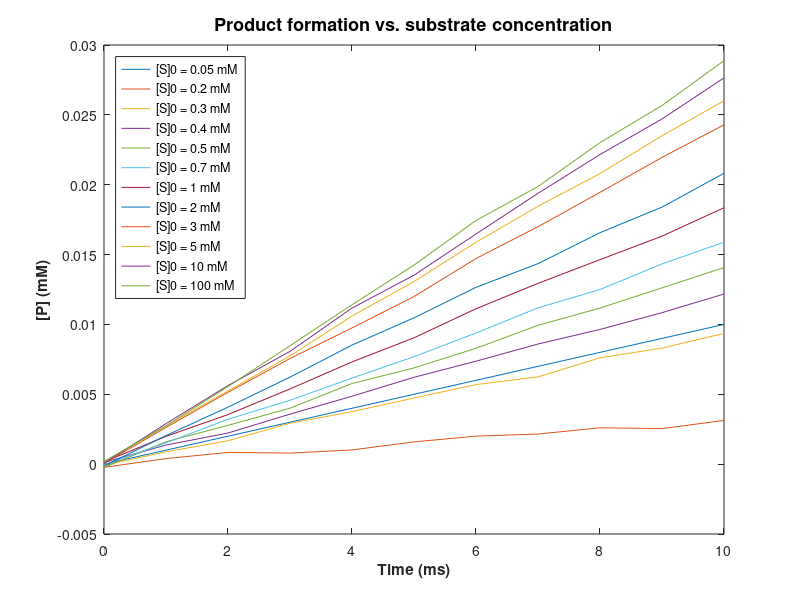
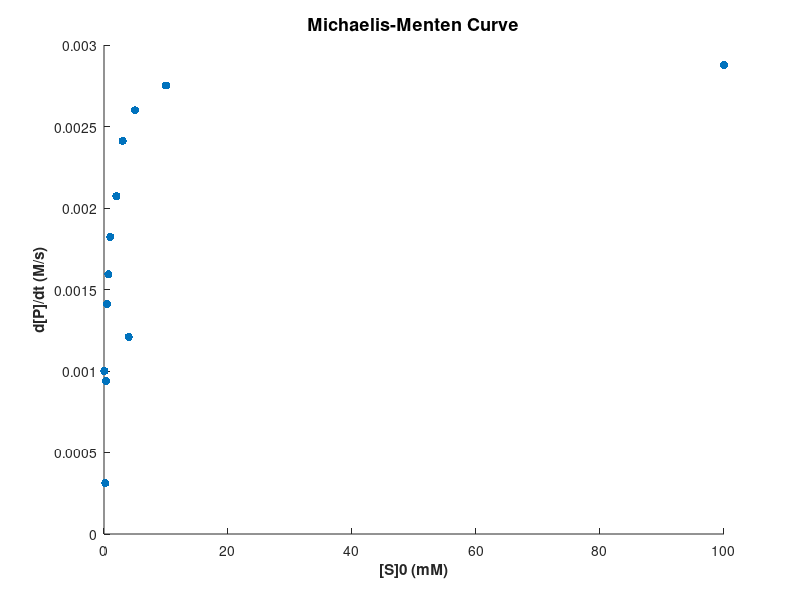

These charts were generated, in order, by the following MATLAB code: (Note: this script raises an error after producing the figures.)
%Computer Assignment 2
%Question 1 
%Name: Michelle Uchenik

%part 1
%Modeling Michaelis-Menten kinetics	for	alcohol	dehydrogenase

%import data
data1 = load('data_1.mat');
data1 = data1.data;

times = 1000*data1(:,1);%convert to ms for clarity
s0 = [0.05 0.2 0.3 04 0.5 0.7 1 2 3 5 10 100]';
% Assume [S] remains constant

N = length(s0);

f1 = figure;
for i=1:N
    pt = data1(:,i);
    plot(times,pt);
    hold on;
end

L1 = "[S]0 = 0.05 mM";
L2 = "[S]0 = 0.2 mM";
L3 = "[S]0 = 0.3 mM";
L4 = "[S]0 = 0.4 mM";
L5 = "[S]0 = 0.5 mM";
L6 = "[S]0 = 0.7 mM";
L7 = "[S]0 = 1 mM";
L8 = "[S]0 = 2 mM";
L9 = "[S]0 = 3 mM";
L10 = "[S]0 = 5 mM";
L11 = "[S]0 = 10 mM";
L12 = "[S]0 = 100 mM";

legend({L1, L2, L3, L4, L5, L6, L7, L8, L9, L10, L11, L12},'Location','northwest');
title('Product formation vs. substrate concentration','FontSize',13,'FontWeight','bold');
xlabel('Time (ms)','FontSize',11,'FontWeight','bold');
ylabel('[P] (mM)','FontSize',11,'FontWeight','bold');

%part 2
f2 = figure;
dp_dt = zeros(N,1);
for i=1:N
    pt = data1(:,i);
    mb = polyfit(times,pt,1);
    dp_dt(i) = mb(1);
end

%plot(s0,dp_dt);
%hold on;
scatter(s0,dp_dt,'filled');
hold on;

title('Michaelis-Menten Curve','FontSize',13,'FontWeight','bold');
xlabel('[S]0 (mM)','FontSize',11,'FontWeight','bold');
ylabel('d[P]/dt (M/s)','FontSize',11,'FontWeight','bold');

%part 3
[vmax,vmax_i] = max(dp_dt);
s0_max = s0(vmax_i);
half_vmax = vmax/2;

%loop to verify the value for km
bestfit = [];
for x = 1:N
   bestfit(x) = abs(dp_dt(x) - half_vmax);
end
[close_v,close_i]=min(bestfit); %find the value and index of s0 that led
%to the value of v closest to vmax/2
bestfit(close_i) = 100000*close_v;
[sec_v,sec_i]=min(bestfit);
%find the next closest point
x1 = s0(close_i);
x2 = s0(sec_i);
y1 = dp_dt(close_i);
y2 = dp_dt(sec_i);

%use a linear approximation to calculate km
m = (y2-y1)/(x2-x1);
b = y1 - (m*x1);
km = (half_vmax - b)/m;

xmax = linspace(0,100);
ymax = vmax; %plot the asymptote
line(xmax,ymax);
hold on;
text(s0_max,vmax,'Vmax, asymptote')
hold on;
plot(km,half_vmax,'r*'); %mark km
hold on;
text(km,half_vmax,'(Km, Vmax/2)')
hold on;

%part 4

%we know that vmax = k2*[E]0, because v = dp/dt = k2[ES] and this 
%term's maximum occurs when all of [E] is in the form of [ES]

E0 = 0.001; %mM
%Vmax is in M/s
k2 = vmax / E0; %1/ms

%part 5

%Km = (K-1+K2)/K1, Can solve for K1 if K1  = K-1

k1 = k2/(km-1);

%adjust for units (this is a guess to make k1 nonzero)
%k1 = k2/(km-(1/1000));

%another potential option:
%k1 = k2/((km*1000)-1);

%graph the curve to see how it fits with the points
f3 = figure;

%scatter(s0,dp_dt,'filled');
%hold on;


%part 6


S0  = 0.3;
ES0 = 0;
P0  = 0;
%t_end = 100;% end time to evaluate over
t_end = 1;
t1 = [0 t_end]; % time range for the ODE solver
IC  = [ E0 S0 ES0 P0 ]; % initial conditions to input into ODE solver
[T,Y] =ode15s(@CalcDerivs,t1,IC);


S1 = "[S]0 = 0.05 mM";
S2 = "[S]0 = 0.2 mM";
S3 = "[S]0 = 0.3 mM";
S4 = "[S]0 = 0.4 mM";

plot(T,Y);

legend({S1, S2, S3, S4},'Location','northwest');
title('Solution curves for oxidation of	Ethanol to acetaldehyde');
xlabel('Time'), ylabel('Concentration');
%hold on;